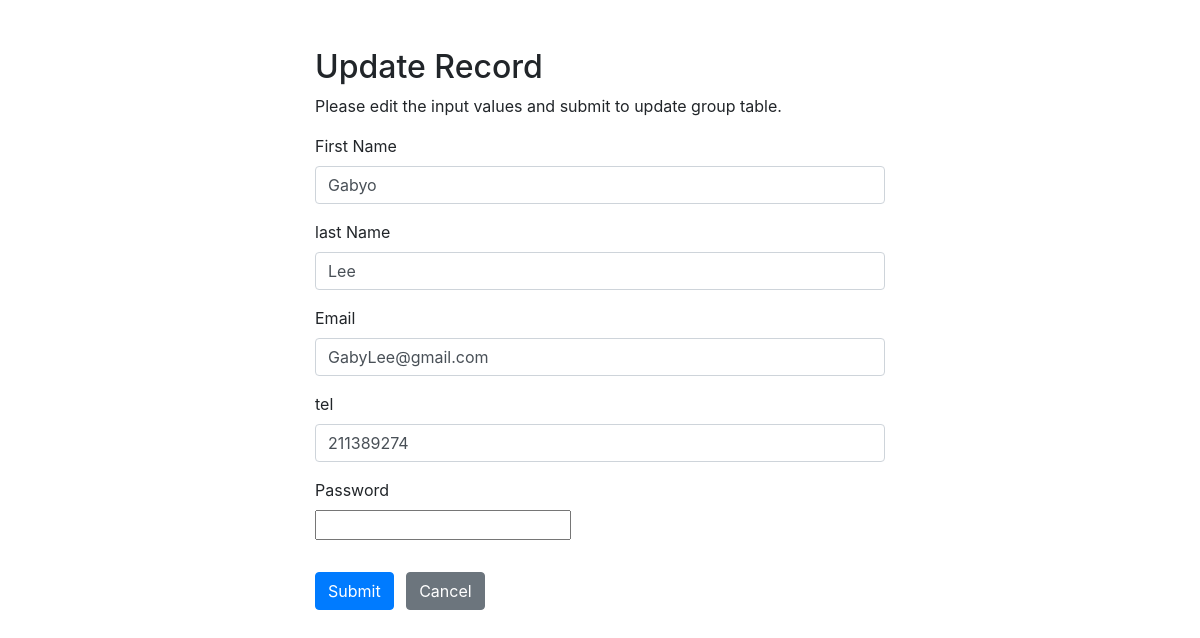
Page /update.php?Student_id=1 on the committed database.
### tables this page shows
CREATE TABLE `student` (
  `Student_id` int(11) NOT NULL,
  `Fname` varchar(50) DEFAULT NULL,
  `Lname` varchar(50) DEFAULT NULL,
  `email` varchar(50) DEFAULT NULL CHECK (`email` like '%@%.%'),
  `tel` varchar(10) DEFAULT NULL,
  `Pword` varchar(20) NOT NULL
);

### update.php (the view, shortened to what this page needs)
<?php
require_once 'dbconn.php';
$fname = $lname = $email = $tel  = $Pword = ''
;
$fname_err = $lname_err = $email_err = $tel_err = $Pword_err =
    '';
if (isset($_POST['Student_id']) && !empty($_POST['Student_id'])) {
    $Student_id = $_POST['Student_id'];
    $input_fname = trim($_POST['Fname']);
    if (empty($input_fname)) {
        $fname_err = 'Please enter a first name.';
    } elseif (
        !filter_var($input_fname, FILTER_VALIDATE_REGEXP, [
            'options' => ['regexp' => '/^[a-zA-Z\s]+$/'],
        ])
    ) {
        $fname_err = 'Please enter a first valid name.';
    } else {
        $fname = $input_fname;
    }
    $input_lname = trim($_POST['Lname']);
    if (empty($input_lname)) {
        $lname_err = 'Please enter a last name.';
    } elseif (
        !filter_var($input_lname, FILTER_VALIDATE_REGEXP, [
            'options' => ['regexp' => '/^[a-zA-Z\s]+$/'],
        ])
    ) {
        $lname_err = 'Please enter a valid last name.';
    } else {
        $lname = $input_lname;
    }
    $input_email = trim($_POST['email']);
    if (empty($input_email)) {
        $address_err = 'Please enter an email address.';
    } else {
        $email = $input_email;
    }
    $input_tel = trim($_POST['tel']);
    if (empty($input_tel)) {
        $tel_err = 'Please select your tel.';
    } else {
        $tel = $input_tel;
    }
    $input_Pword = trim($_POST['Pword']);
    if (empty($input_Pword)) {
        $Pword_err = 'Please select a password';
    } else {
        $Pword = $input_Pword;
    }
    if (
        empty($fname_err) &&
        empty($lname_err) &&
        empty($email_err) &&
        empty($tel_err) &&
        empty($Pword_err)
      ) {
        $sql =
            'UPDATE student SET `Fname`=?,`Lname`=?,`email`=?,`tel`=?,`Pword`=? WHERE `Student_id`=?';
        if ($stmt = mysqli_prepare($link, $sql)) {
            $param_fname = $fname;
            $param_lname = $lname;
            $param_email = $email;
            $param_tel = $tel;
            $param_Pword = $Pword;
            $param_Student_id = $Student_id;
            mysqli_stmt_bind_param(
                $stmt,
                'sssisi',
                $param_fname,
                $param_lname,
                $param_email,
                $param_tel,
                $param_Pword,
                $param_Student_id
            );
            if (mysqli_stmt_execute($stmt)) {
                header('location: view.php');
                exit();
            } else {
                echo 'Oops! Something went wrong. Please try again later.';
            }
        }
        mysqli_stmt_close($stmt);
    }
    mysqli_close($link);
} else {
    if (isset($_GET['Student_id']) && !empty(trim($_GET['Student_id']))) {
        $sql = 'SELECT * FROM student WHERE Student_id = ?';
        if ($stmt = mysqli_prepare($link, $sql)) {
            mysqli_stmt_bind_param($stmt, 'i', $param_Student_id);
            if (mysqli_stmt_execute($stmt)) {
                $result = mysqli_stmt_get_result($stmt);
                if (mysqli_num_rows($result) == 1) {
                    $row = mysqli_fetch_array($result, MYSQLI_ASSOC);
                    $fname = $row['Fname'];
                    $lname = $row['Lname'];
                    $email = $row['email'];
                    $tel = $row['tel'];
                } else {
                    header('location: error.php');
                    exit();
                }
            } else {
                echo 'Oops! Something went wrong. Please try again later.';
            }
        }
    } else {
        header('location: error.php');
        exit();
    }
}
?>
<!DOCTYPE html>
<html lang="en">
<head>
    <link rel="stylesheet" href="https://stackpath.bootstrapcdn.com/bootstrap/4.5.2/css/bootstrap.min.css">
</head>
<body>
    <div class="wrapper">
        <div class="container-fluid">
            <div class="row">
                <div class="col-md-12">
                    <h2 class="mt-5">Update Record</h2>
                    <p>Please edit the input values and submit to update group table.</p>
                    <form action="" method="POST">
                        <div class="form-group">
                        <div class="form-group">
                            <label>First Name</label>
                            <input type="text" name="Fname" class="form-control
                            <?php echo !empty($fname_err)
                                ? 'is-invalid'
                                : ''; ?>" value="<?php echo $fname; ?>">
                        </div>
                        <div class="form-group">
                            <label>last Name</label>
                            <input type="text" name="Lname" class="form-control
                            <?php echo !empty($lname_err)
                                ? 'is-invalid'
                                : ''; ?>" value="<?php echo $lname; ?>">
                        </div>
                        <div class="form-group">
                            <label>Email</label>
                            <input type="email" name="email" class="form-control
                            <?php echo !empty($email_err)
                                ? 'is-invalid'
                                : ''; ?>" value="<?php echo $email; ?>">
                        </div>
                        <div class="form-group">
                            <label>tel</label>
                            <input type="tel" name="tel" class="form-control
                             <?php echo !empty($tel_err)
                                 ? 'is-invalid'
                                 : ''; ?>" value="<?php echo $tel; ?>">
                        </div>
                        <div class="form-group">
                            <div class="row">
                        <div class="col-sm-6 mb-3"> <label>Password</label> <br><input type="text" name="Pword" id="Pword" class="input-field"> </div>
                            </div>
                        </div>
                        <input type="submit" class="btn btn-primary" value="Submit">
                        <a href="index.php" class="btn btn-secondary ml-2">Cancel</a>
                    </form>
                </div>
            </div>
        </div>
    </div>
</body>
</html>

### update.php (style rules this page uses)
.wrapper { width: 600px; margin: 0 auto; }

### rows in the picture
student: Fname "Gabyo", Lname "Lee", email "GabyLee@gmail.com", tel "211389274"
